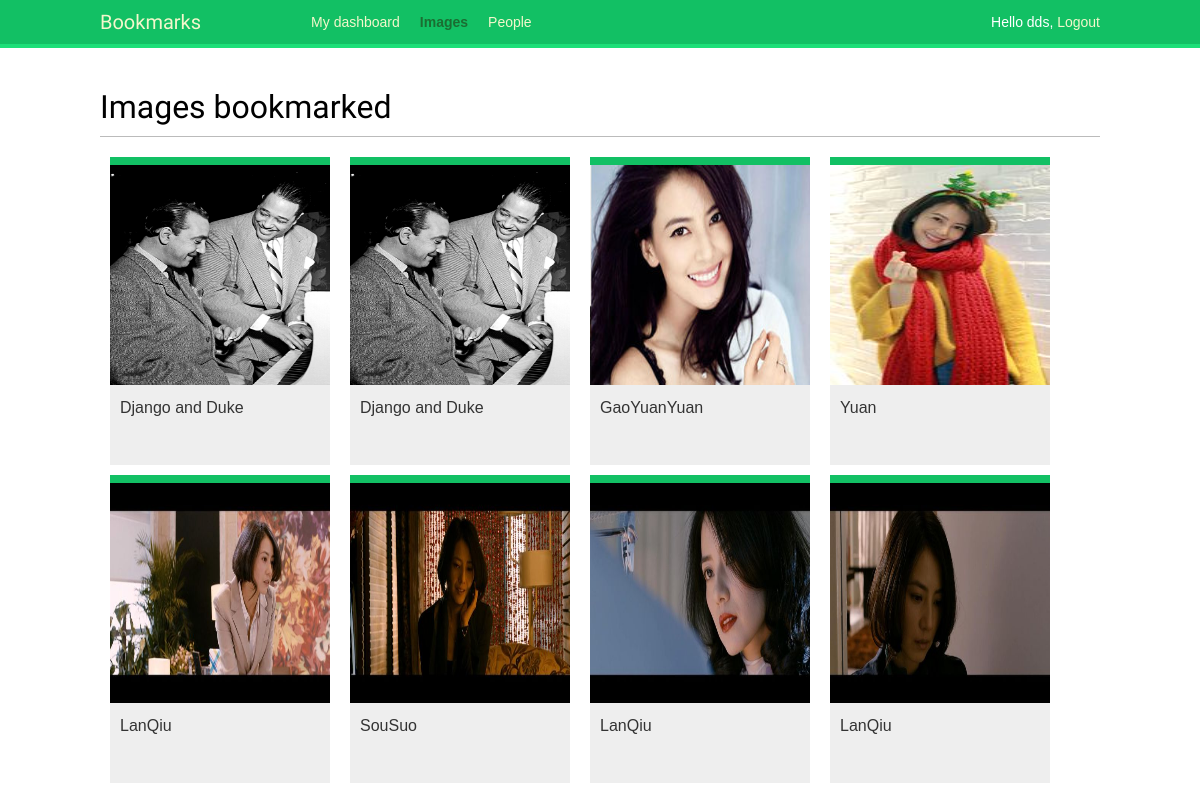
The page /images/ (signed in) on the database its author committed.
### images/models.py (models this page shows, shortened)
class Image(models.Model):
    user = models.ForeignKey(settings.AUTH_USER_MODEL,
                             related_name='images_created')
    title = models.CharField(max_length=200)
    slug = models.SlugField(max_length=200,blank=True)
    url = models.URLField()
    image = models.ImageField(upload_to='image/%Y/%m/%d')
    description = models.TextField(blank=True)
    created = models.DateField(auto_now_add=True,
                               db_index=True)
    users_like = models.ManyToManyField(settings.AUTH_USER_MODEL,
                                        related_name='image_liked',
                                        blank=True)
    total_likes = models.PositiveIntegerField(db_index=True,default=0)
    def get_absolute_url(self):
        return reverse('images:detail',args=[self.id,self.slug])

### images/views.py (the view)
@login_required
def image_list(request):
    images = Image.objects.all()
    paginator = Paginator(images, 8)
    page = request.GET.get('page')
    try:
        images = paginator.page(page)
    except PageNotAnInteger:
        images = paginator.page(1)
    except EmptyPage:
        if request.is_ajax():
            return HttpResponse('')
        images = paginator.page(paginator.num_pages)
    if request.is_ajax():
        return render(request,'images/image/list_ajax.html',
                      {'section':'images','images':images})
    return render(request,'images/image/list.html',
                      {'section':'images','images':images})

### images/templates/images/image/list.html (shortened to what this page needs)
{% extends "base.html" %}
{% block content %}
    <h1>Images bookmarked</h1>
    <div id="image-list">
        {% include "images/image/list_ajax.html" %}
    </div>
{% endblock %}

### account/templates/base.html (shortened to what this page needs)
{% load staticfiles %}
<!DOCTYPE html>
<html>
    <head>
	<link href="{% static "css/base.css" %}"rel="stylesheet">
    </head>
    <body>
	<div id="header">
	    <span class="logo">Bookmarks</span>
	    {% if request.user.is_authenticated %}
	    <ul class="menu">
		    <li {% if section == "dashboard" %}class="selected"{% endif %}>
		        <a href="{% url "dashboard" %}">My dashboard</a>
	 	    </li>
		    <li {% if section == "images" %}class="selected"{% endif %}>
		        <a href="{% url "images:list" %}">Images</a>
		    </li>
		    <li {% if section == "people"%}class="selected"{% endif %}>
		        <a href="{% url "user_list" %}">People</a>
		    </li>
	     </ul>
	    {% endif %}
	    <span class="user">
		    {% if request.user.is_authenticated %}
		        Hello {{ request.user.username }},
		        <a href="{% url "logout" %}">Logout</a>
		    {% else %}
		        <a href="{% url "login" %}">Log-in</a>
	    	{% endif %}
	    </span>
	</div>
	<div id="content">
	    {% block content %}
	    {% endblock %}
	</div>
    </body>
</html>

### images/templates/images/image/list_ajax.html
{% load thumbnail %}
{% for image in images %}
    <div class="image">
        <a href="{{ image.get_absolute_url }}">
            {% thumbnail image.image "300x300" crop="100%" as im %}
                <a href="{{ image.get_absolute_url }}">
                    <img src="{{ im.url }}">
                </a>
            {% endthumbnail %}
        </a>
        <div class="info">
            <a href="{{ image.get_absolute_url }}" class="title">
                {{ image.title }}
            </a>
        </div>
    </div>
{% endfor %}

### account/static/css/base.css (style rules this page uses)
body { margin:0; padding:0; font-family:helvetica, sans-serif; }
a { color:#12c064; text-decoration:none; }
h1, h2, h3, h4, h5 , h6 { font-family: 'Muli', sans-serif; font-weight:normal; }
h1 { border-bottom:1px solid #bbb; padding:0 0 10px 0; margin:10px 0 20px 0; }
#header { padding:10px 100px; font-size:14px; background:#12c064; color:#fff; border-bottom:4px solid #1cdf78; overflow:auto; }
#header .logo { font-family: 'Muli', sans-serif; float:left; color:#f3f7cc; font-size:20px; margin-right:10%; }
#header ul.menu { list-style:none; float:left; margin:0; padding:0; }
#header ul.menu li { float:left; padding:4px 10px; }
#header ul.menu li.selected a, #header ul.menu li.selected a:hover { color:#1b6d32; font-weight:bold; }
#header a { color:#f3f7cc; }
#header .user { float:right; padding-top:4px; }
#content { padding:30px 100px; }
#image-list { overflow:auto; }
#image-list .image { float:left; width:220px; height:300px; margin:0 10px 10px 10px; border-top:8px solid #12c064; background:#eee; }
#image-list img { width:220px; height:220px; }
#image-list .info { padding:10px; }
#image-list .info a { color:#333; }

### rows shown on the page
Image: title "Django and Duke"
Image: title "Django and Duke"
Image: shows a picture, title "GaoYuanYuan"
Image: shows a picture, title "Yuan"
Image: shows a picture, title "LanQiu"
Image: shows a picture, title "SouSuo"
Image: shows a picture, title "LanQiu"
Image: shows a picture, title "LanQiu"

### other values the page prints
{{ request.user.username }} "dds"
